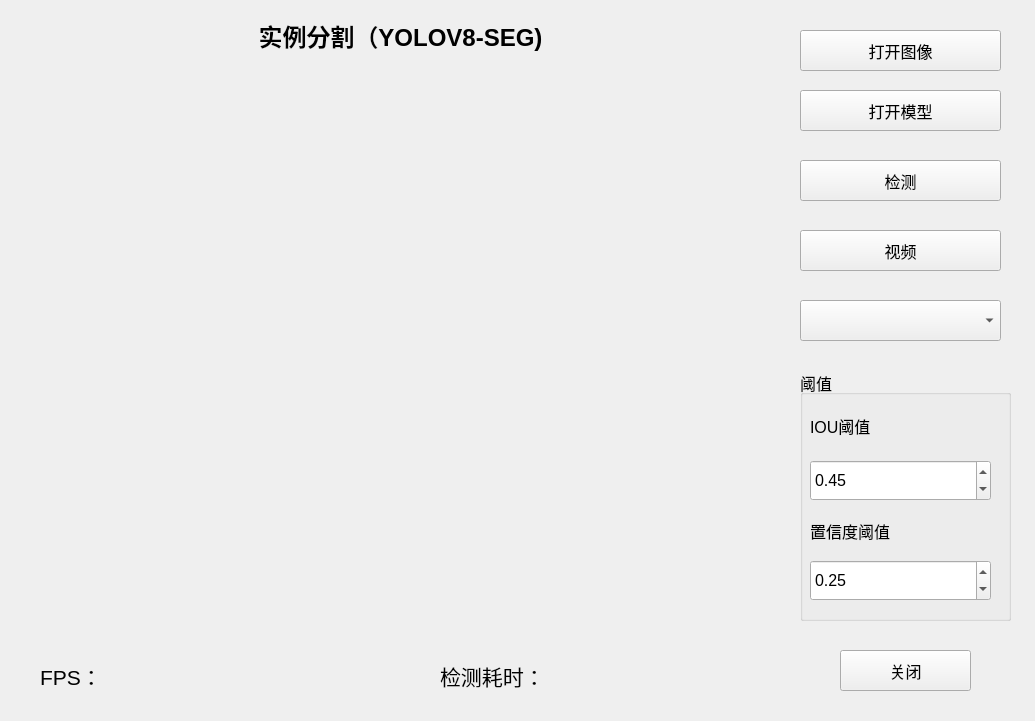
<?xml version="1.0" encoding="UTF-8"?>
<ui version="4.0">
 <class>yolov8Seg</class>
 <widget class="QMainWindow" name="yolov8Seg">
  <property name="geometry">
   <rect>
    <x>0</x>
    <y>0</y>
    <width>1035</width>
    <height>721</height>
   </rect>
  </property>
  <property name="font">
   <font>
    <pointsize>12</pointsize>
   </font>
  </property>
  <property name="windowTitle">
   <string>yolov8Seg</string>
  </property>
  <widget class="QWidget" name="centralwidget">
   <widget class="QLabel" name="label_fps">
    <property name="geometry">
     <rect>
      <x>110</x>
      <y>660</y>
      <width>111</width>
      <height>31</height>
     </rect>
    </property>
    <property name="frameShape">
     <enum>QFrame::NoFrame</enum>
    </property>
    <property name="text">
     <string/>
    </property>
   </widget>
   <widget class="QLabel" name="label_3">
    <property name="geometry">
     <rect>
      <x>440</x>
      <y>660</y>
      <width>121</width>
      <height>31</height>
     </rect>
    </property>
    <property name="text">
     <string>&lt;html&gt;&lt;head/&gt;&lt;body&gt;&lt;p&gt;&lt;span style=&quot; font-size:16pt;&quot;&gt;检测耗时：&lt;/span&gt;&lt;/p&gt;&lt;/body&gt;&lt;/html&gt;</string>
    </property>
   </widget>
   <widget class="QPushButton" name="btn_open_model">
    <property name="geometry">
     <rect>
      <x>800</x>
      <y>90</y>
      <width>201</width>
      <height>41</height>
     </rect>
    </property>
    <property name="text">
     <string>打开模型</string>
    </property>
   </widget>
   <widget class="QPushButton" name="btn_video">
    <property name="geometry">
     <rect>
      <x>800</x>
      <y>230</y>
      <width>201</width>
      <height>41</height>
     </rect>
    </property>
    <property name="text">
     <string>视频</string>
    </property>
   </widget>
   <widget class="QLabel" name="label_time">
    <property name="geometry">
     <rect>
      <x>590</x>
      <y>660</y>
      <width>151</width>
      <height>31</height>
     </rect>
    </property>
    <property name="frameShape">
     <enum>QFrame::NoFrame</enum>
    </property>
    <property name="text">
     <string/>
    </property>
   </widget>
   <widget class="QGroupBox" name="groupBox">
    <property name="geometry">
     <rect>
      <x>800</x>
      <y>370</y>
      <width>211</width>
      <height>251</height>
     </rect>
    </property>
    <property name="title">
     <string>阈值</string>
    </property>
    <widget class="QLabel" name="label">
     <property name="geometry">
      <rect>
       <x>10</x>
       <y>40</y>
       <width>171</width>
       <height>31</height>
      </rect>
     </property>
     <property name="text">
      <string>IOU阈值</string>
     </property>
    </widget>
    <widget class="QLabel" name="label_4">
     <property name="geometry">
      <rect>
       <x>10</x>
       <y>140</y>
       <width>171</width>
       <height>41</height>
      </rect>
     </property>
     <property name="text">
      <string>置信度阈值</string>
     </property>
    </widget>
    <widget class="QDoubleSpinBox" name="spinbox_iou_threshold">
     <property name="geometry">
      <rect>
       <x>10</x>
       <y>90</y>
       <width>181</width>
       <height>41</height>
      </rect>
     </property>
     <property name="maximum">
      <double>1.000000000000000</double>
     </property>
     <property name="singleStep">
      <double>0.050000000000000</double>
     </property>
     <property name="value">
      <double>0.450000000000000</double>
     </property>
    </widget>
    <widget class="QDoubleSpinBox" name="spinbox_conf_threshold">
     <property name="geometry">
      <rect>
       <x>10</x>
       <y>190</y>
       <width>181</width>
       <height>41</height>
      </rect>
     </property>
     <property name="maximum">
      <double>1.000000000000000</double>
     </property>
     <property name="singleStep">
      <double>0.050000000000000</double>
     </property>
     <property name="value">
      <double>0.250000000000000</double>
     </property>
    </widget>
   </widget>
   <widget class="QComboBox" name="comboBox">
    <property name="geometry">
     <rect>
      <x>800</x>
      <y>300</y>
      <width>201</width>
      <height>41</height>
     </rect>
    </property>
   </widget>
   <widget class="QPushButton" name="btn_open_image">
    <property name="geometry">
     <rect>
      <x>800</x>
      <y>30</y>
      <width>201</width>
      <height>41</height>
     </rect>
    </property>
    <property name="text">
     <string>打开图像</string>
    </property>
   </widget>
   <widget class="QPushButton" name="btn_detect">
    <property name="geometry">
     <rect>
      <x>800</x>
      <y>160</y>
      <width>201</width>
      <height>41</height>
     </rect>
    </property>
    <property name="text">
     <string>检测</string>
    </property>
   </widget>
   <widget class="QLabel" name="label_image">
    <property name="geometry">
     <rect>
      <x>10</x>
      <y>80</y>
      <width>761</width>
      <height>551</height>
     </rect>
    </property>
    <property name="frameShape">
     <enum>QFrame::NoFrame</enum>
    </property>
    <property name="text">
     <string/>
    </property>
   </widget>
   <widget class="QPushButton" name="btn_close">
    <property name="geometry">
     <rect>
      <x>840</x>
      <y>650</y>
      <width>131</width>
      <height>41</height>
     </rect>
    </property>
    <property name="text">
     <string>关闭</string>
    </property>
   </widget>
   <widget class="QLabel" name="label_2">
    <property name="geometry">
     <rect>
      <x>40</x>
      <y>660</y>
      <width>71</width>
      <height>31</height>
     </rect>
    </property>
    <property name="text">
     <string>&lt;html&gt;&lt;head/&gt;&lt;body&gt;&lt;p&gt;&lt;span style=&quot; font-size:16pt;&quot;&gt;FPS：&lt;/span&gt;&lt;/p&gt;&lt;/body&gt;&lt;/html&gt;</string>
    </property>
   </widget>
   <widget class="QLabel" name="label_5">
    <property name="geometry">
     <rect>
      <x>200</x>
      <y>10</y>
      <width>401</width>
      <height>51</height>
     </rect>
    </property>
    <property name="text">
     <string>&lt;html&gt;&lt;head/&gt;&lt;body&gt;&lt;p align=&quot;center&quot;&gt;&lt;span style=&quot; font-size:18pt; font-weight:600;&quot;&gt;实例分割（YOLOV8-SEG)&lt;/span&gt;&lt;/p&gt;&lt;/body&gt;&lt;/html&gt;</string>
    </property>
   </widget>
  </widget>
 </widget>
 <resources/>
 <connections/>
</ui>
